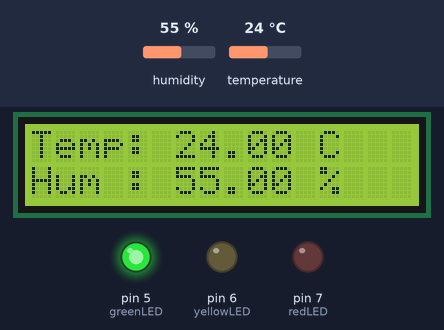
This sketch was run on a simulated Arduino Uno, built with avr-gcc and run on an emulated ATmega328P. Shown: 16×2 character LCD, output pins drawn as LEDs (lit = HIGH). The test bench sets the inputs (shaded band); at power-on: temperature 24 °C, humidity 55 %. What the sketch prints to the serial monitor is not drawn.

Above: at 1.2 s.
1.3 s: temperature set to 28 °C
At 4.0 s:
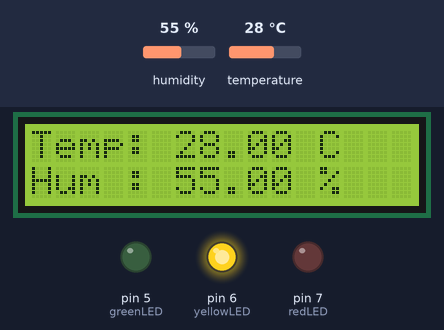
5.3 s: humidity set to 78 %
At 7.1 s:
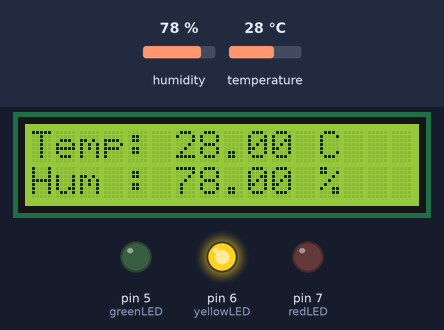
9.3 s: humidity set to 81 %
At 13.2 s:
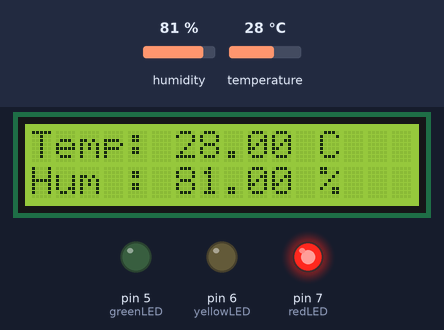
13.8 s: temperature set to 26 °C
At 16.3 s:
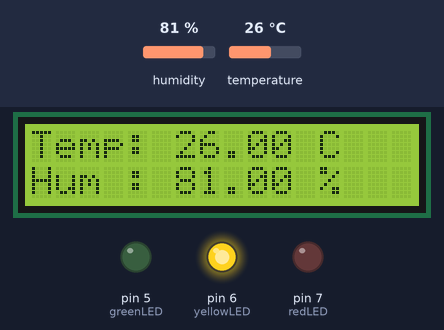
Timing chart, 0 to 17.8 s (numbered marks = the images above; inputs shaded):
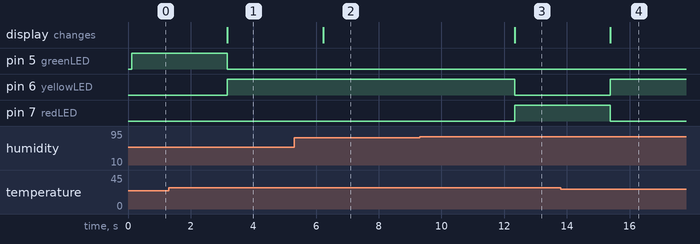

The sketch:

finalPRo.ino
```cpp
#include <DHT.h>


#define DHTPIN 2
#define DHTTYPE DHT11

#include <Wire.h>
#include <LiquidCrystal_I2C.h>

DHT dht(DHTPIN, DHTTYPE);
LiquidCrystal_I2C lcd(0x27,16,2);  // set the LCD address to 0x27 for a 16 chars and 2 line display

// LED pins

int redLED = 7;
int yellowLED = 6;
int greenLED = 5;


void setup() {
  Serial.begin(9600);
  dht.begin();
  lcd.init();                      // initialize the lcd
  // Print a message to the LCD.
  lcd.backlight();

  pinMode(redLED,OUTPUT);
  pinMode(yellowLED,OUTPUT);
  pinMode(greenLED,OUTPUT);


}

void loop() {
  float humidity = dht.readHumidity();
  float temperature = dht.readTemperature();

  Serial.print(humidity);
  Serial.print(",");
  Serial.print(temperature);
  Serial.print(",");


  lcd.clear();

  lcd.setCursor(0,0);
  lcd.print("Temp: ");
  lcd.print(temperature);
  lcd.print(" C");

  lcd.setCursor(0,1);
  lcd.print("Hum : ");
  lcd.print(humidity);
  lcd.print(" %");

  digitalWrite(greenLED,HIGH);

  float heatIndex = dht.computeHeatIndex(temperature,humidity,false);
  Serial.println(heatIndex);


  // LED Logic
  if (heatIndex < 27) {           // Comfortable
    digitalWrite(greenLED, HIGH);
    digitalWrite(yellowLED, LOW);
    digitalWrite(redLED, LOW);
  }

  else if (heatIndex >= 27 && heatIndex < 32) {   // Moderate
    digitalWrite(greenLED, LOW);
    digitalWrite(yellowLED, HIGH);
    digitalWrite(redLED, LOW);
  }

  else {                         // Hot / Uncomfortable
    digitalWrite(greenLED, LOW);
    digitalWrite(yellowLED, LOW);
    digitalWrite(redLED, HIGH);
  }

  delay(3000);

}
  
```

Measured:
- the behaviour switches between 26 and 27 °C on temperature (found by bisection; images 0 and 1)
- the behaviour switches between 79 and 80 % on humidity (found by bisection; images 2 and 3)
- the behaviour switches between 28 and 27 °C on temperature (found by bisection; images 3 and 4)
- after the input at 1.3 s, pin 5 (greenLED): HIGH → LOW after 1.9 s; pin 6 (yellowLED): LOW → HIGH after 1.9 s; the display: changes after 1.9 s (image 1)
- after the input at 5.3 s, the display: changes after 0.93 s (image 2)
- after the input at 9.3 s, pin 6 (yellowLED): HIGH → LOW after 3.0 s; pin 7 (redLED): LOW → HIGH after 3.0 s; the display: changes after 3.0 s (image 3)
- after the input at 13.8 s, pin 6 (yellowLED): LOW → HIGH after 1.6 s; pin 7 (redLED): HIGH → LOW after 1.6 s; the display: changes after 1.6 s (image 4)
